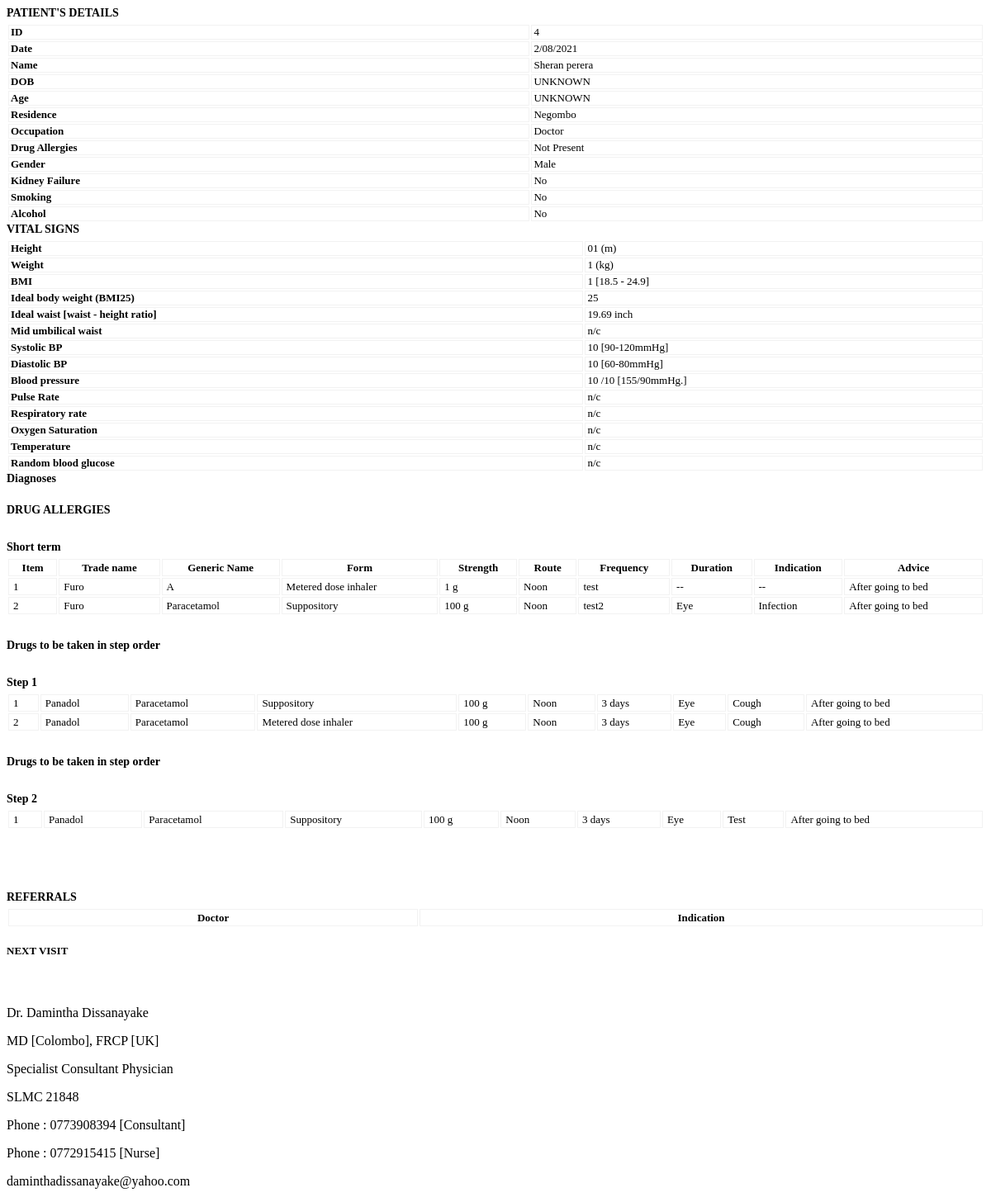
Page /views/prescription-view.php?id=4&userid=4 on the committed database.
### tables this page shows
CREATE TABLE IF NOT EXISTS `patients_details` (
  `patients_id` int(255) NOT NULL AUTO_INCREMENT,
  `name` varchar(150) DEFAULT NULL,
  `birthday` varchar(50) DEFAULT NULL,
  `gender` varchar(10) DEFAULT NULL,
  `phone` varchar(13) DEFAULT NULL,
  `residence` varchar(50) NOT NULL,
  `occupation` varchar(50) NOT NULL,
  PRIMARY KEY (`patients_id`)
);

CREATE TABLE IF NOT EXISTS `save_patients_other_details` (
  `id` int(255) NOT NULL AUTO_INCREMENT,
  `prescription_number` int(255) NOT NULL,
  `smoking` varchar(3) DEFAULT NULL,
  `alcohol` varchar(3) DEFAULT NULL,
  `allergies` varchar(100) DEFAULT NULL,
  `pregnancy` varchar(100) DEFAULT NULL,
  `lactating` varchar(150) DEFAULT NULL,
  `kidney` varchar(20) DEFAULT NULL,
  `lrmp` varchar(10) DEFAULT NULL,
  `height` varchar(100) DEFAULT NULL,
  `body_Weight` varchar(100) DEFAULT NULL,
  `blood_pressure` varchar(100) DEFAULT NULL,
  `systolic_blood_pressure` varchar(100) DEFAULT NULL,
  `diastolic_blood_pressure` varchar(100) DEFAULT NULL,
  `pulse_rate` varchar(100) DEFAULT NULL,
  `respiratory_rate` varchar(100) DEFAULT NULL,
  `oxygen_saturation` varchar(100) DEFAULT NULL,
  `temperature` varchar(100) DEFAULT NULL,
  `random_blood_suga` varchar(100) DEFAULT NULL,
  `date` varchar(100) DEFAULT NULL,
  `mid` varchar(150) DEFAULT NULL,
  PRIMARY KEY (`id`)
);

CREATE TABLE IF NOT EXISTS `save_prescription_drugs` (
  `id` int(255) NOT NULL AUTO_INCREMENT,
  `prescription_number` varchar(255) NOT NULL,
  `order_no` int(100) DEFAULT NULL,
  `form` varchar(150) NOT NULL,
  `generic_name` varchar(255) NOT NULL,
  `trade_name` varchar(255) NOT NULL,
  `strength` varchar(150) NOT NULL,
  `unit` varchar(150) NOT NULL,
  `route` varchar(150) NOT NULL,
  `frequency` varchar(150) NOT NULL,
  `duration` varchar(150) NOT NULL,
  `indication` varchar(150) NOT NULL,
  `instructions` varchar(150) NOT NULL,
  `category` varchar(100) NOT NULL DEFAULT 'short_term,long_term',
  PRIMARY KEY (`id`)
);

### views/view-parts/steps_table.php (the view, shortened to what the rows shown need)
<div class="row">
    <div class="col-12 table-responsive">
        <table class="prestable pres-table after_the_other">
            <tbody class="sortable">
            <?php
            $result = $db->prepare("SELECT * FROM save_prescription_drugs where category="."'".$step."'"." AND prescription_number=$prescription_number ORDER BY order_no asc");
            $result->execute();
            $r=1;
            $s = 1;
            for($i=0; $row = $result->fetch(); $i++){
                ?>
                <tr>
                    <td><?php  if(explode(",", $row['trade_name'])[0] == ''){}else{ echo $s++;} ?></td>
                    <td><?php echo explode(",", $row['trade_name'])[0]; ?></td>
                    <td><?php echo explode(",", $row['generic_name'])[0]; ?></td>
                    <td><?php echo explode(",", $row['form'])[0]; ?></td>
                    <td><?php echo explode(",", $row['strength'])[0]; ?> <?php echo explode(",", $row['unit'])[0]; ?></td>
                    <td><?php echo explode(",", $row['frequency'])[0]; ?></td>
                    <td><?php echo explode(",", $row['duration'])[0]; ?></td>
                    <td><?php echo explode(",", $row['route'])[0]; ?></td>
                    <td><?php echo explode(",", $row['indication'])[0]; ?></td>
                    <td><?php echo explode(",", $row['instructions'])[0]; ?></td>
                </tr>
                <?php $r++; };   ?>
            </tbody>
        </table>
    </div>
</div>

### views/prescription-view.php (shortened to what the rows shown need)
<?php include '../config/config.php'; ?>
<link rel="stylesheet" href="<?php echo $url; ?>dist/css/print.css">
<div class="container-fluid">
    <?php
    $prescription_number = $_GET['id'];
    $user_id = $_GET['userid'];
    $ndf_slq = "SELECT * FROM patients_details WHERE patients_id=$user_id";
    $ndf_result = $db->query($ndf_slq)->fetch();
    $patients_other_details_slq = "SELECT * FROM save_patients_other_details WHERE prescription_number=$prescription_number order by id desc";
    $patients_other_details_result = $db->query($patients_other_details_slq)->fetch();
    $id_result = $patients_other_details_result;
    ?>
    <div class="row">
        <div class="col-12" style="padding: 0;">
            <div class="invoice p-3">
                <div class="row invoice-info">
                    <div class="col-sm-4 invoice-col">
                        <table>
                            <tr>
                                <td><b>Name</b></td>
                                <td><?php echo($ndf_result["name"]); ?></td>
                            </tr>
                            <tr>
                                <td><b>Residence</b></td>
                                <td><?php echo explode(",", $ndf_result["residence"])[0]; ?></td>
                            </tr>
                            <tr>
                                <td><b>Occupation</b></td>
                                <td><?php echo explode(",", $ndf_result["occupation"])[0]; ?></td>
                            </tr>
                            <tr>
                                <td><b>Drug Allergies</b></td>
                                <td><?php echo($id_result["allergies"]); ?></td>
                            </tr>
                            <tr>
                                <td><b>Gender </b></td>
                                <td><?php echo($ndf_result["gender"]); ?></td>
                            </tr>
                            <tr>
                                <td><b>Kidney Failure </b></td>
                                <td><?php echo($id_result["kidney"]); ?></td>
                            </tr>
                            <tr>
                                <td><b>Smoking </b></td>
                                <td><?php echo($id_result["smoking"]); ?></td>
                            </tr>
                            <tr>
                                <td><b>Alcohol </b></td>
                                <td><?php echo($id_result["alcohol"]); ?></td>
                            </tr>
                        </table>
                    </div>
                    <div class="col-sm-4 invoice-col">
                        <table>
                            <tr>
                                <td><b>Height</b></td>
                                <td><?php ifcheck($id_result["height"],'(m)'); ?> </td>
                            </tr>
                            <tr>
                                <td><b>Weight </b></td>
                                <td><?php ifcheck($id_result["body_Weight"],'(kg)');
                                if ($id_result["height"]) {
                                    $height = $id_result["height"];
                                }else{
                                    $height = '0';
                                }
                            ?> </td>
                            </tr>
                            <tr>
                                <td><b>Ideal body weight (BMI25)</b></td>
                                <td><?php echo 25 * ($height * $height); ?></td>
                            </tr>
                            <tr>
                              <td><b>Ideal waist [waist - height ratio]</b></td>
                              <td><?php echo round((($height * 100) / 5.08),'2'); ?> inch</td>
                            </tr>
                            <tr>
                                <td><span class="<?php
                                    if ($id_result["systolic_blood_pressure"] < 90 || $id_result["systolic_blood_pressure"] > 120) {
                                        echo 'red';
                                    }
                                    ?>"><?php ifcheck($id_result["systolic_blood_pressure"],'[90-120mmHg]'); ?></span>
                                </td>
                            </tr>
                            <tr>
                                <td><span class="<?php
                                    if ($id_result["diastolic_blood_pressure"] < 60 || $id_result["diastolic_blood_pressure"] > 80) {
                                        echo 'red';
                                    }
                                    ?>"><?php ifcheck($id_result["diastolic_blood_pressure"],'[60-80mmHg]'); ?></span>
                                </td>
                            </tr>
                            <tr>
                                <td><b>Blood pressure </b></td>
                                <td><?php ifcheck($id_result["systolic_blood_pressure"],''); ?>
                                    /<?php ifcheck($id_result["diastolic_blood_pressure"],'[155/90mmHg.]'); ?>
                                </td>
                            </tr>
                        </table>
                    </div>
                </div>
                <?php
                $short_slq = "SELECT * FROM save_prescription_drugs where category='short_term' and prescription_number=$prescription_number";
                $short_result = $db->query($short_slq)->fetch();
                if (@count($short_result["id"]) >= 1) {
                    ?>
                    <?php
                    include 'view-parts/short-term.php';
                };
                    ?>
                    <?php include 'view-parts/when-needed.php';
                echo "<div class='drg-heding'>";
                    ?>
                <?php
                for ($f = 1; $f <= 7; $f++) {
                    $step = $f . 'step';
                    $after_slq = "SELECT * FROM save_prescription_drugs where category=" . "'" . $step . "' AND prescription_number=" . "'" . $prescription_number . "'";
                    $after_result = $db->query($after_slq)->fetch();
                    if (@count($after_result["id"]) >= 1) {
                        ?>
                        <h4 class="hed-bot drg_hed">Drugs to be taken in step order</h4>
                            <h4 class="hed-bot sml">Step <?php echo $f; ?> </h4>
                        <?php include 'view-parts/steps_table.php';
                    };
                } ?>
            </div>
                <br><br>
                <div class="row">
                    <div class="col-sm-8 invoice-col">
                        <table class="pres-table nv" width="100%">
                            <tr>
                                <th>Doctor</th>
                                <th>Indication</th>
                            </tr>
                        </table>
                    </div>
                    </div>
                </div>
                <br>
            </div>
        </div>
    </div>

### config/config.php (shortened to what the rows shown need)
<?php
$url			= 'http://localhost/doc/';
function ifcheck($id,$para){
    if($id){
        echo $id,' ', $para;
    }else{
        echo "<span style='color:#000'>n/c</span>";
    }
};
?>

### views/view-parts/short-term.php (shortened to what the rows shown need)
<div class="row">
  <div class="col-12 table-responsive">
    <table class="prestable pres-table short_term">
      <thead>
      <tr>
          <th>Item</th>
          <th>Trade name</th>
          <th>Generic Name</th>
          <th>Form</th>
          <th>Strength </th>
          <th>Route</th>
          <th>Frequency</th>
          <th>Duration</th>
          <th>Indication</th>
          <th>Advice</th>
      </tr>
      </thead>
      <tbody class="sortable">
        <?php
          $result = $db->prepare("SELECT * FROM save_prescription_drugs where category='short_term' AND prescription_number=$prescription_number ORDER BY order_no asc");
          $result->execute();
          $r=1;
          $s = 1;
          for($i=0; $row = $result->fetch(); $i++){
        ?>
      <tr>
        <td><?php  if(explode(",", $row['trade_name'])[0] == ''){}else{ echo $s++;} ?></td>
        <td><?php echo explode(",", $row['trade_name'])[0]; ?></td>
        <td><?php echo explode(",", $row['generic_name'])[0]; ?></td>
        <td><?php echo explode(",", $row['form'])[0]; ?></td>
        <td><?php echo explode(",", $row['strength'])[0]; ?> <?php echo explode(",", $row['unit'])[0]; ?></td>
        <td><?php echo explode(",", $row['frequency'])[0]; ?></td>
        <td><?php echo explode(",", $row['duration'])[0]; ?></td>
        <td><?php echo explode(",", $row['route'])[0]; ?></td>
        <td><?php echo explode(",", $row['indication'])[0]; ?></td>
        <td><?php echo explode(",", $row['instructions'])[0]; ?></td>
      </tr>
    <?php $r++; };   ?>
      </tbody>
    </table>
  </div>
</div>

### rows in the picture
patients_details: name "Sheran perera", residence "Negombo", occupation "Doctor", gender "Male"
save_patients_other_details: allergies "Not Present", kidney "No", smoking "No", alcohol "No", height "01 1 10 10 10 10", 25*($height*$height) "25", ($height*100)/5.08 "19.69"
save_prescription_drugs: trade_name "Furo", generic_name "A", form "Metered dose inhaler", strength "1", unit "g", frequency "Noon", duration "test", route "--", indication "--", instructions "After going to bed"
save_prescription_drugs: trade_name "Furo", generic_name "Paracetamol", form "Suppository", strength "100", unit "g", frequency "Noon", duration "test2", route "Eye", indication "Infection", instructions "After going to bed"
save_prescription_drugs: trade_name "Panadol", generic_name "Paracetamol", form "Suppository", strength "100", unit "g", frequency "Noon", duration "3 days", route "Eye", indication "Cough", instructions "After going to bed"
save_prescription_drugs: trade_name "Panadol", generic_name "Paracetamol", form "Metered dose inhaler", strength "100", unit "g", frequency "Noon", duration "3 days", route "Eye", indication "Cough", instructions "After going to bed"
save_prescription_drugs: trade_name "Panadol", generic_name "Paracetamol", form "Suppository", strength "100", unit "g", frequency "Noon", duration "3 days", route "Eye", indication "Test", instructions "After going to bed"

### other values in the picture
$user_id "4"
$para "(m) (kg) [18.5 - 24.9] [90-120mmHg] [60-80mmHg] [155/90mmHg.]"
$id "1"
